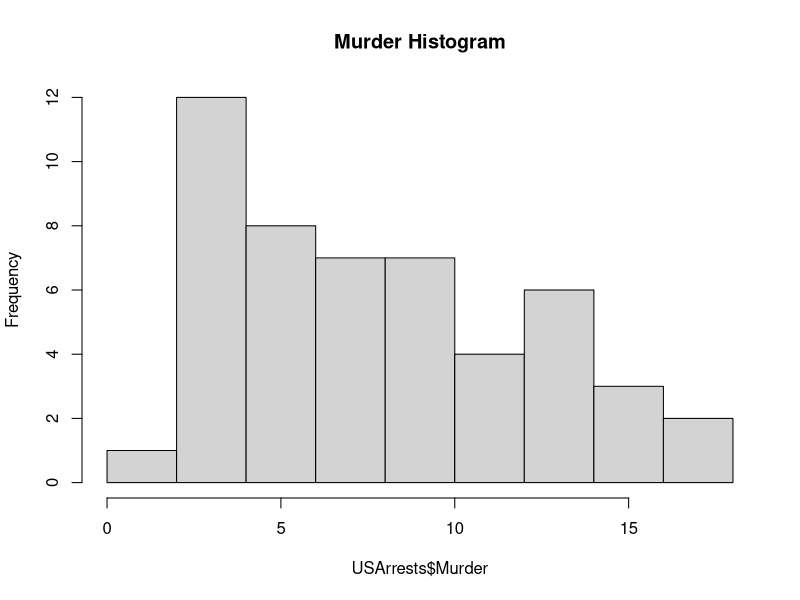
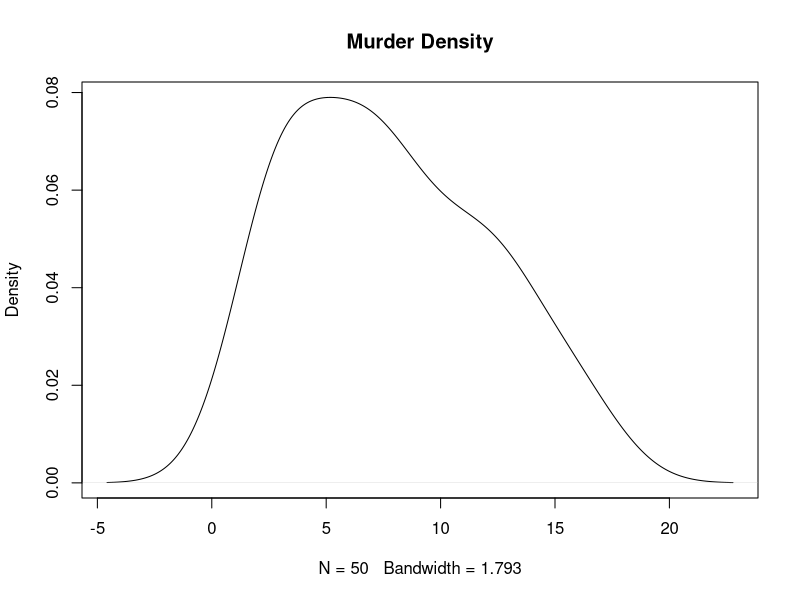
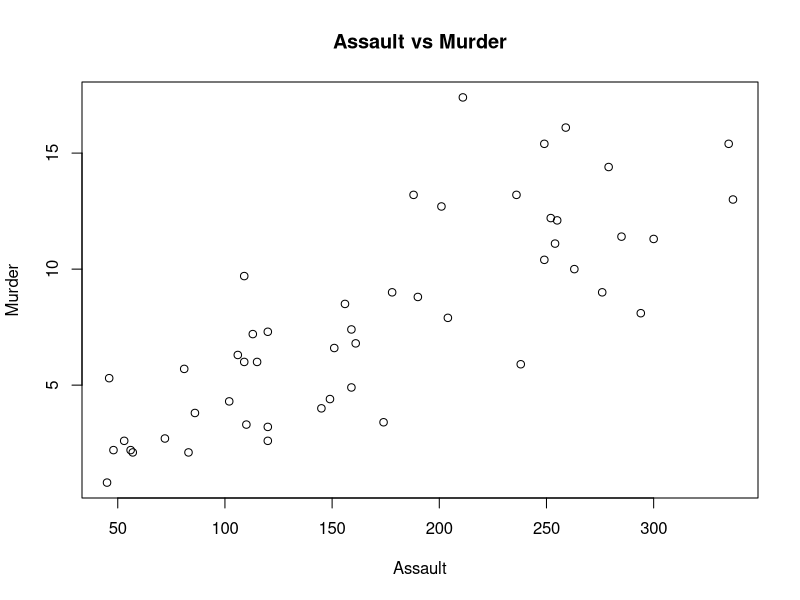
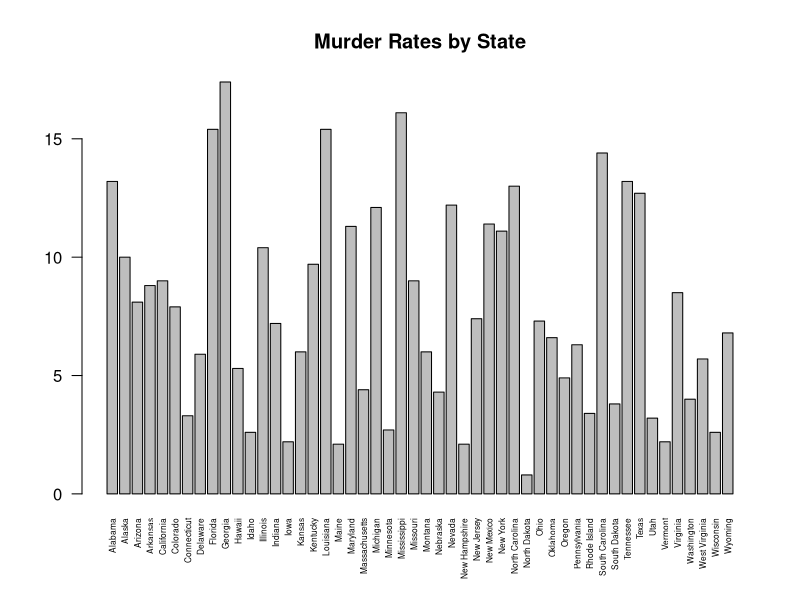

Write the R code that produced these figures, in order.
data(USArrests)

# Summary statistics
print(summary(USArrests))

# State with largest rape arrests
print(rownames(USArrests)[which.max(USArrests$Rape)])

# Maximum and minimum murder rates
print(max(USArrests$Murder))
print(min(USArrests$Murder))

# Correlation
print(cor(USArrests))

# Above median assault and bottom 25% murder
median_assault <- median(USArrests$Assault)
bottom_murder <- quantile(USArrests$Murder,0.25)

result <- USArrests[
  USArrests$Assault > median_assault &
    USArrests$Murder <= bottom_murder,
]

print(result)

# Histogram
hist(USArrests$Murder,main="Murder Histogram")

# Density
plot(density(USArrests$Murder),main="Murder Density")

# Scatter plot
plot(
  USArrests$Assault,
  USArrests$Murder,
  main="Assault vs Murder",
  xlab="Assault",
  ylab="Murder"
)

# Bar graph
barplot(
  USArrests$Murder,
  names.arg=rownames(USArrests),
  las=2,
  main="Murder Rates by State",
  cex.names=0.5
)
